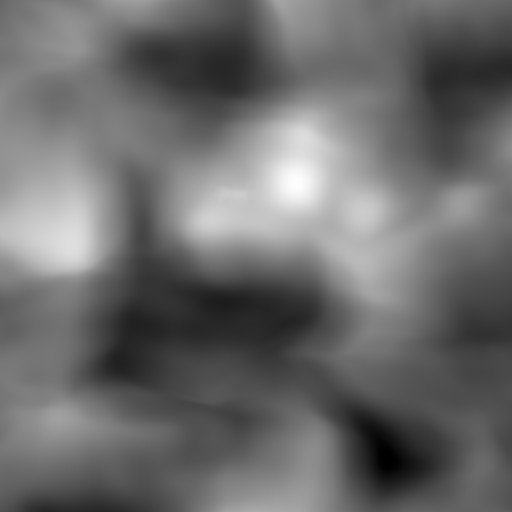
%> input picture Terrain 51 feature/Gentle.jpg, 512 x 512 px
$ octave Train_cost_func.m   (GNU Octave 9; MATLAB toolbox functions it lacks are replaced by stand-ins)
%> lines starting %> are read from the running program, lines starting %| are printed output that depends on the picture
### Terrain 51 feature/GenerateTemplate.m
function [Terrain_template] = GenerateTemplate(TerrainWidth, TerrainLenth, WidthNum, DepthNum, Visualize)
%> called with TerrainWidth = 11, TerrainLenth = 11, WidthNum = 5, DepthNum = 5, Visualize = 0
%   Gnerate Terrain Template
%   Detailed explanation goes here
    Z_concave = zeros(TerrainWidth, TerrainLenth, WidthNum*DepthNum); % concave ground
    Z_convex = zeros(TerrainWidth, TerrainLenth, WidthNum*DepthNum); % convex ground
    Z_flat = zeros(TerrainWidth, TerrainLenth); % flat ground
    i = 1;

    for a = linspace(0.01, 0.05, WidthNum)  % 5 different width
        b = a;
        for c = linspace(0.01, 0.05, DepthNum)  % 5 different depth
            for x = -0.05:0.01:0.05
                for y = -0.05:0.01:0.05
                    Z_concave(i) = fvalue(x, y, a, b, c, 0); % f function
                    Z_convex(i) = fvalue(x, y, a, b, c, 1);
                    i = i + 1;
                end
            end
        end
    end

    if Visualize
        x = -0.05:0.01:0.05; % for mesh
        y = x;
        [X, Y] = meshgrid(x, y);
        for i = 1:WidthNum*DepthNum
            figure
            mesh(X, Y, Z_concave(:,:, i));
            axis([-0.05 0.05 -0.05 0.05 -0.05 0.05])
        end

        for i = 1:WidthNum*DepthNum
            figure
            mesh(X, Y, Z_convex(:,:, i));
            axis([-0.05 0.05 -0.05 0.05 -0.05 0.05])
        end

        figure
        mesh(X, Y, Z_flat);
        axis([-0.05 0.05 -0.05 0.05 -0.05 0.05])
    end

    Z_concave_mean = mean(mean(Z_concave));
    Z_convex_mean = mean(mean(Z_convex));

    Terrain_template = zeros(TerrainWidth, TerrainLenth, WidthNum*DepthNum+1);
    Terrain_template(:,:, 1) = Z_flat;
    for i = 2:26
        Terrain_template(:,:, i) = Z_concave(:,:,i-1) - Z_concave_mean(:,:,i-1);
    end
    for i = 27:51
        Terrain_template(:,:, i) = Z_convex(:,:,i-26) - Z_convex_mean(:,:,i-26);
    end

    % ezmesh('0.005*sqrt(1 - (x/0.05).^2 - (y/0.05).^2)', [-0.05 0.05 -0.05 0.05], 10)
    % ezmesh('0.005*sqrt(1 - (x/0.05).^2 - (y/0.05).^2)', [-0.1 0.1 -0.1 0.1], 21)

end

### Terrain 51 feature/FeatureValue.m
function feature = FeatureValue(Classifier, TrainingData)
%UNTITLED Summary of this function goes here
%   Detailed explanation goes here
    feature = zeros(Classifier.FeatureNum, TrainingData.num);
    h = 50; % bandwith of the kernel function

    for i = 1:TrainingData.num  % process traning data
        tmp = zeros(Classifier.TerrainWidth, Classifier.TerrainLenth, Classifier.FeatureNum); % clear tmp
        for j = 1:Classifier.FeatureNum
            tmp(:, :, j) = TrainingData.input(:, :, i); % replicate training data
        end
        feature(:, i) = exp(sum(sum((-h*(tmp - Classifier.TerrainTemplate).^2))));   % the kernel
    end

end

### Terrain 51 feature/InputTerrain.m
function [ input ] = InputTerrain(filename, Trainingnum, TerrainWid, TerrainLen, ShowImg)
%> called with filename = 'Gentle.jpg', Trainingnum = 50, TerrainWid = 11, TerrainLen = 11, ShowImg = 0
%UNTITLED2 Summary of this function goes here
%   Detailed explanation goes here
A = imread(filename);
%> A is the input picture: size 512x512x3 uint8; min 0, max 254, mean 107.6
B = im2double(A); % change data type
[c1, c2, c3] = size(B);
%> c1 = 512; c2 = 512; c3 = 3

% reshape the terrain height map into a 100 by 100 matrix
idx_row = linspace(1,floor(c1/100)*100+1, 101);
%> idx_row = 101 values from 1 to 501
idx_col = linspace(1,floor(c2/100)*100+1, 101);
%> idx_col = 101 values from 1 to 501
B = B(idx_row, idx_col);
%> B: size 101x101 double
c1 = 101;
c2 = 101;

% first scale the terrain height to desired height
BMax = max(max(max(B)));
%> BMax = 0.992
BMin = min(min(min(B)));
%> BMin = 0
BScale = (BMax - BMin);
%> BScale = 0.992
B = B / 20 / BScale;  % usually be 0-0.05

% generate input matrixes as training data
% Training data num = 20
idx = floor(rand(Trainingnum, 1).*(c1-11)) + 1; % random position in the height map
idy = floor(rand(Trainingnum, 1).*(c2-11)) + 1;

 input = zeros(TerrainWid, TerrainLen, Trainingnum);
 for i=1:Trainingnum

     input(:,:,i) = B(idx(i):idx(i)+10, idy(i):idy(i)+10);

 end

 for i=1:Trainingnum

     input(:,:,i) = input(:,:,i) - mean(mean(input(:,:,i)));

 end
%> in FeatureValue (call 2), `feature = zeros(Classifier.FeatureNum, TrainingData.num);`: feature: size 51x50 double; every value is 0
%> the loop in FeatureValue (call 2), `for i = 1:TrainingData.num` made 50 passes
%> after the loop in FeatureValue (call 2), `for i = 1:TrainingData.num`:
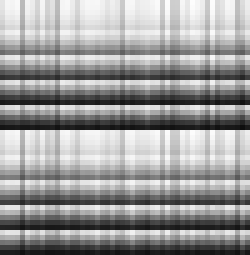
%> feature: size 51x50 double (shown 5 times larger); min 0.0569, max 0.993, mean 0.608


if ShowImg
    % show the input figure
    x = linspace(0,10,101);
    y = linspace(0,10,101);
%     x = linspace(0,10,c2);
%     y = linspace(0,10,c1);
    [X, Y] = meshgrid(x, y);

    for i=1:1 % i = 1:3

        figure(i)
        mesh(X, Y, B(:,:,i))
        axis([0 10 0 10 0 .5])

    end
end

end

### Terrain 51 feature/ExpertSystem.m
function [ TrainingData ] = ExpertSystem(Classifier, TrainingData)
%UNTITLED2 Summary of this function goes here
%   Detailed explanation goes here
    x = -0.05:0.01:0.05; % for mesh
    y = x;
    [X, Y] = meshgrid(x, y);
    Plus = 0; Minus = 0;

    for i = 1:TrainingData.num
        fprintf('%d/%d training example.\nPlus: %d, Minus: %d\n', i, TrainingData.num, Plus, Minus);
%         TrainingData.input(:, :, i) = 0.04*rand(Classifier.TerrainWidth, Classifier.TerrainLenth)-0.02;
        figure(1)
        subplot(2,2,1);
        mesh(X, Y, TrainingData.input(:, :, i));
        axis([-0.05 0.05 -.05 .05 -.02 .02])
        title('3D-view','Color','blue');
        view(3);
        subplot(2,2,2);
        mesh(X, Y, TrainingData.input(:, :, i));
        axis([-0.05 0.05 -.05 .05 -.02 .02])
        view(-90, 0);
        title('Left View')
        subplot(2,2,3);
        mesh(X, Y, TrainingData.input(:, :, i));
        axis([-0.05 0.05 -.05 .05 -.02 .02])
        view(0,90)
        title('Top View')
        subplot(2,2,4);
        mesh(X, Y, TrainingData.input(:, :, i));
        axis([-0.05 0.05 -.05 .05 -.02 .02])
        view(0,0)
        title('Front View')

%         axis([-0.05 0.05 -.05 .05 -.05 .05])

        if i == 1
            h=msgbox('Click the left button if you think the terrain is good, click right button otherwise');
            uiwait(h,5); % wait for 5 sec
        end
        if ishandle(h) == 1
            delete(h);
        end
%> the run ends on the next line
        [xval,yval,but]=ginput(1);
        if but == 1 % left button
            TrainingData.y(i) = 1;
            Plus = Plus + 1;
        end
        if but == 3 % right button
            TrainingData.y(i) = -1;
            Minus = Minus + 1;
        end
        clear figure 1
    end

    close figure 1

end

### Terrain 51 feature/Train_cost_func.m
clc
close all
clear all

global Classifier
global TemplateData
global TrainingData
global TestData
Train = 1;
Test = 1;

if Train == 1
%% terrain template
Classifier.WidthNum = 5; % num of different width in terrain template
Classifier.DepthNum = 5; % num of different depth in terrain template
Classifier.FeatureNum = 51; % Every Terrain Template represents a terrain feature
Classifier.TerrainWidth = 11; % size of terrain template
Classifier.TerrainLenth = 11;
Classifier.TerrainTemplate = GenerateTemplate(Classifier.TerrainWidth, Classifier.TerrainLenth, Classifier.WidthNum, Classifier.DepthNum, 0); % contains 51 templates which are all 11 by 11 matrixes
Classifier.W = zeros(Classifier.FeatureNum, 1); % the weights we are going to learn

%% use terrain template as part of the training data
TemplateData.num = 51; % training sample number
TemplateData.input = Classifier.TerrainTemplate;
TemplateData.y = [ones(1,5) -ones(1,10) ones(1,10) -ones(1,25) 1]'; % 1 = good, -1 = bad, 0 = unclassified
TemplateData.feature = FeatureValue(Classifier, TemplateData); % 51 * (Numhof training data)
% TrainingData = ExpertSystem(Classifier, TrainingData);

%% input training data and the expert gives y value
TrainingData.num = 50; % training sample number
% TrainingData.input = zeros(Classifier.TerrainWidth, Classifier.TerrainWidth, TrainingData.num); % input random terrain
TrainingData.input = InputTerrain('Gentle.jpg', TrainingData.num, Classifier.TerrainWidth, Classifier.TerrainLenth, 0); % input existed terrain height map
TrainingData.y = zeros(TrainingData.num, 1); % 1 = good, -1 = bad, 0 = unclassified
TrainingData.feature = FeatureValue(Classifier, TrainingData); % 51 * (Numhof training data)
TrainingData = ExpertSystem(Classifier, TrainingData);

$ run again, with Terrain 51 feature/terrain2.jpg copied over Terrain 51 feature/Gentle.jpg
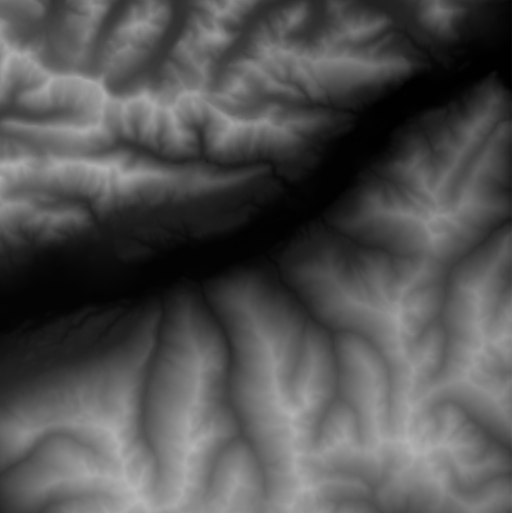
%> input picture Terrain 51 feature/terrain2.jpg, 1024 x 1026 px (shown at 1/2 size)
%> in InputTerrain, A is the input picture: size 1026x1024x3 uint8; min 0, max 183, mean 81.9
%> BMax = 0.71
%> BMin = 0
%> BScale = 0.71
%> in InputTerrain, `B = B / 20 / BScale;`:
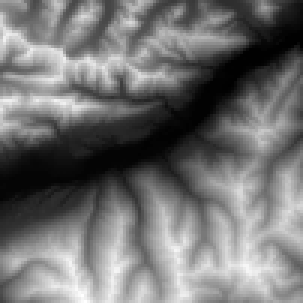
%> B: size 101x101 double (shown 3 times larger); min 0, max 0.05, mean 0.0225; drawn with min black and max white
%> the loop in FeatureValue (call 2), `for i = 1:TrainingData.num` made 50 passes
